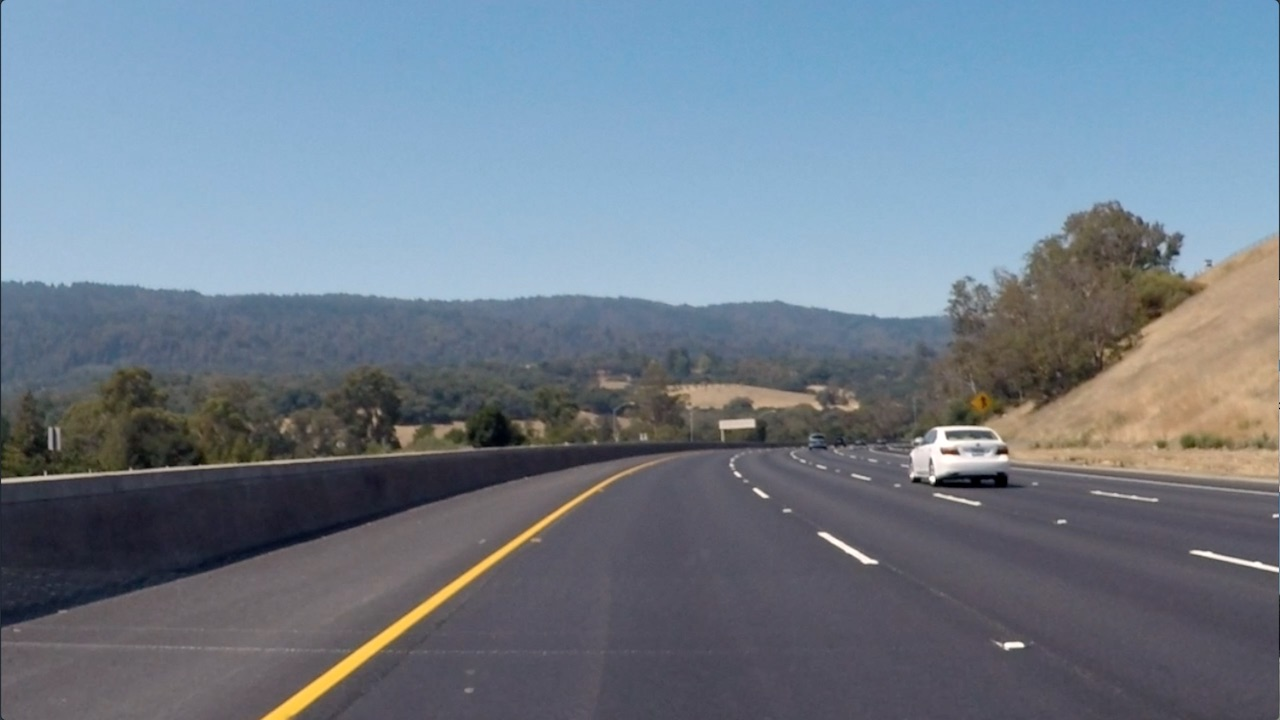
#> input picture Module 04_ Computer Vision/Lesson 02: Gradients and Color Spaces/Sobel Operator/curved-lane.jpg, 1280 x 720 px, found by its file name
$ python HLS_color_threshold.py
#> lines starting #> are read from the running program, lines starting #| are printed output that depends on the picture
import cv2
import matplotlib.image as mpimg
import matplotlib.pyplot as plt
import numpy as np


img_path = '/home/fayo/Udacity - Self Driving Car Nanodegree/Part 1 _ Computer Vision and Deep Learning/Module 04_ Computer Vision/Lesson 02: Gradients and Color Spaces/Sobel Operator/curved-lane.jpg'

im = mpimg.imread(img_path)
#> im is the input picture: shape (720, 1280, 3); mean R, G, B 112.1, 125, 138.7
fig , axis_array = plt.subplots(3,4)

# Individual RGB Channels
R = im[:,:,0]
G = im[:,:,1]
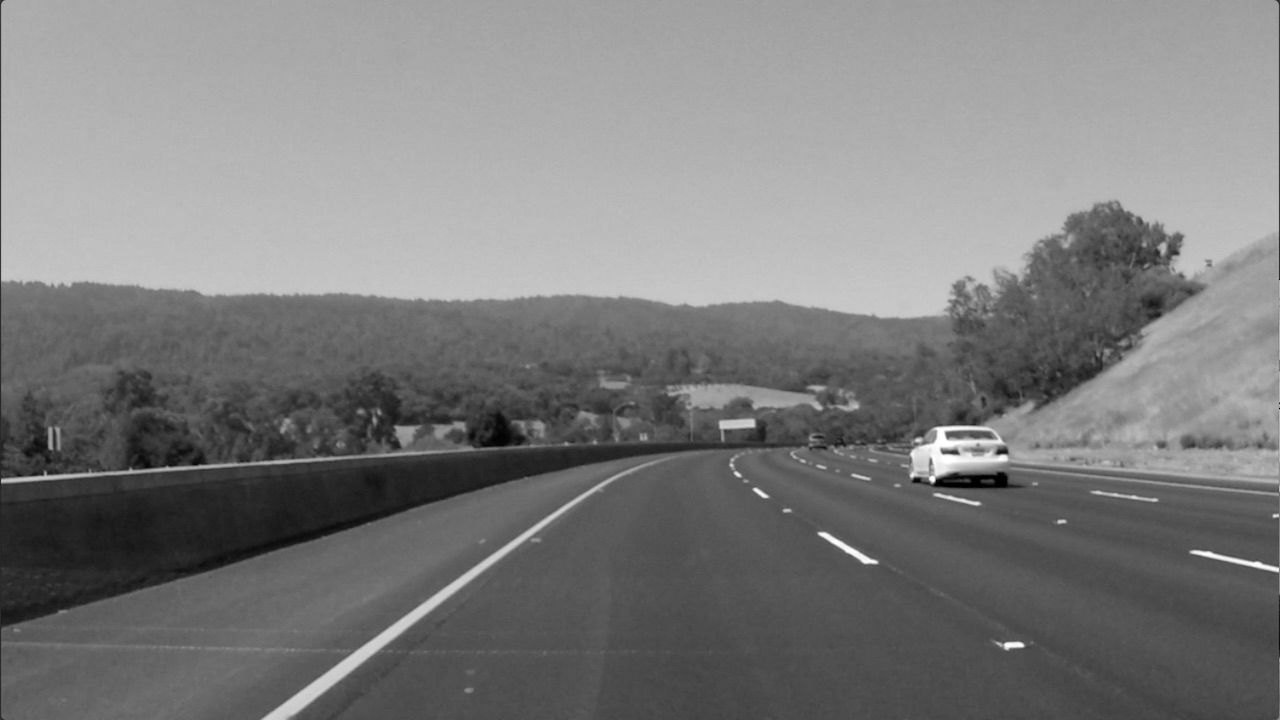
#> G: shape (720, 1280); min 0, max 255, mean 125
B = im[:,:,2]
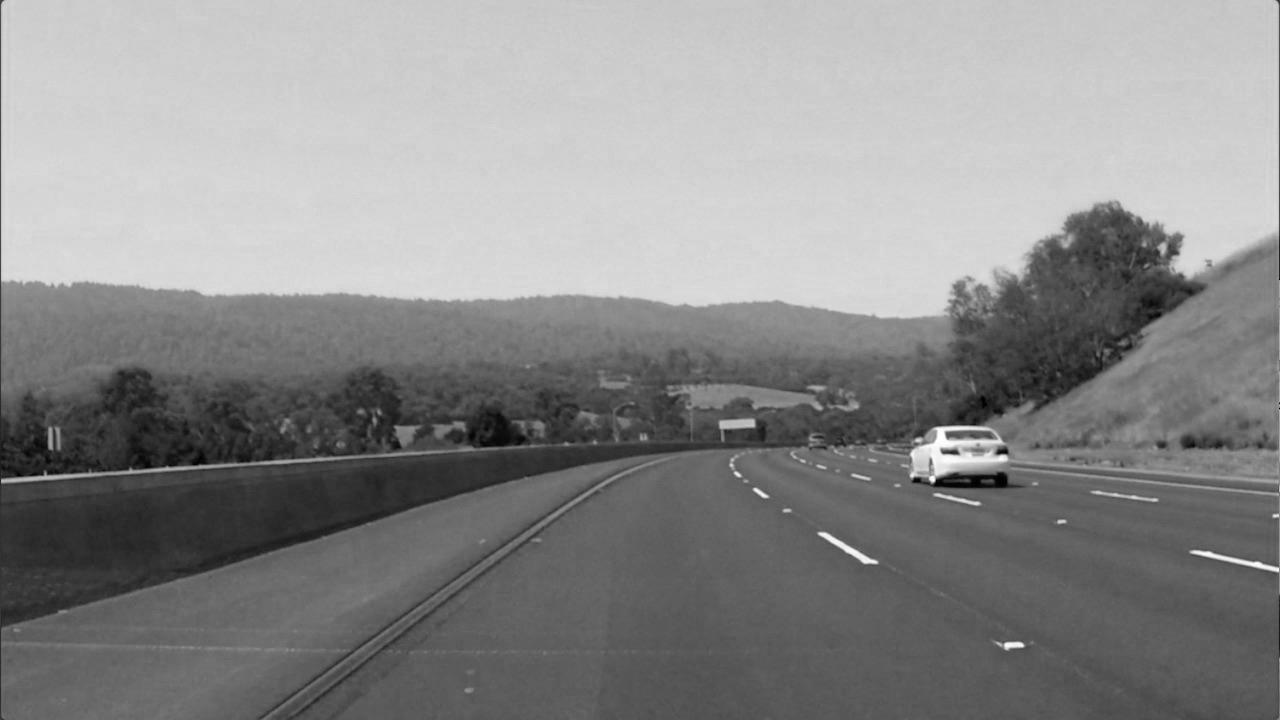
#> B: shape (720, 1280); min 0, max 255, mean 138.7


axis_array[0,0].imshow(R,cmap='gray')
axis_array[1,0].imshow(G,cmap='gray')
axis_array[2,0].imshow(B,cmap='gray')


# 8 Bit gray threshhold
thresh = (200, 255)


binaryR = np.zeros_like(R)
binaryG = np.zeros_like(G)
binaryB = np.zeros_like(B)

# Mask threshold pixels
binaryR[(R > thresh[0]) & (R <= thresh[1])] = 1
binaryG[(G > thresh[0]) & (G <= thresh[1])] = 1
binaryB[(B > thresh[0]) & (B <= thresh[1])] = 1


axis_array[0,1].imshow(binaryR,cmap='gray')
axis_array[1,1].imshow(binaryG,cmap='gray')
axis_array[2,1].imshow(binaryB,cmap='gray')


hls = cv2.cvtColor(im, cv2.COLOR_RGB2HLS)
#> hls: shape (720, 1280, 3); mean of channels 0, 1, 2 100.6, 125.1, 60.7

# Individual HLS Channels
H = hls[:,:,0]
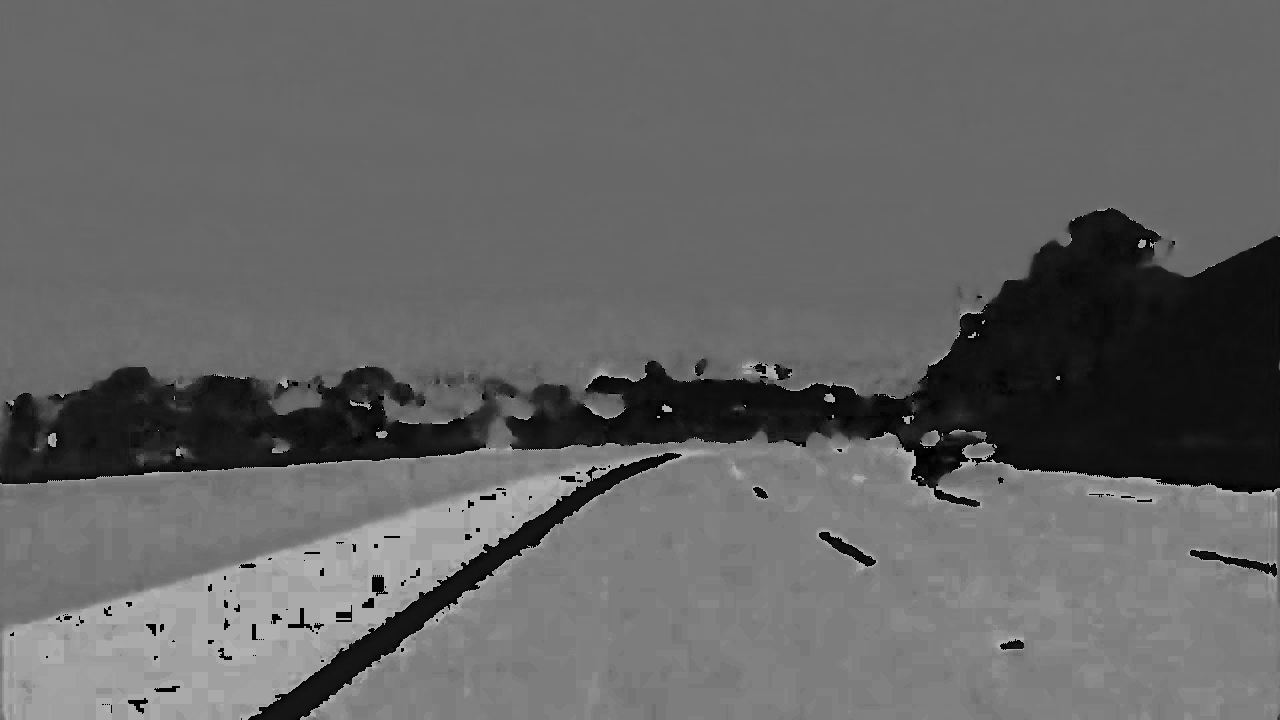
#> H: shape (720, 1280); min 0, max 178, mean 100.6
L = hls[:,:,1]
S = hls[:,:,2]
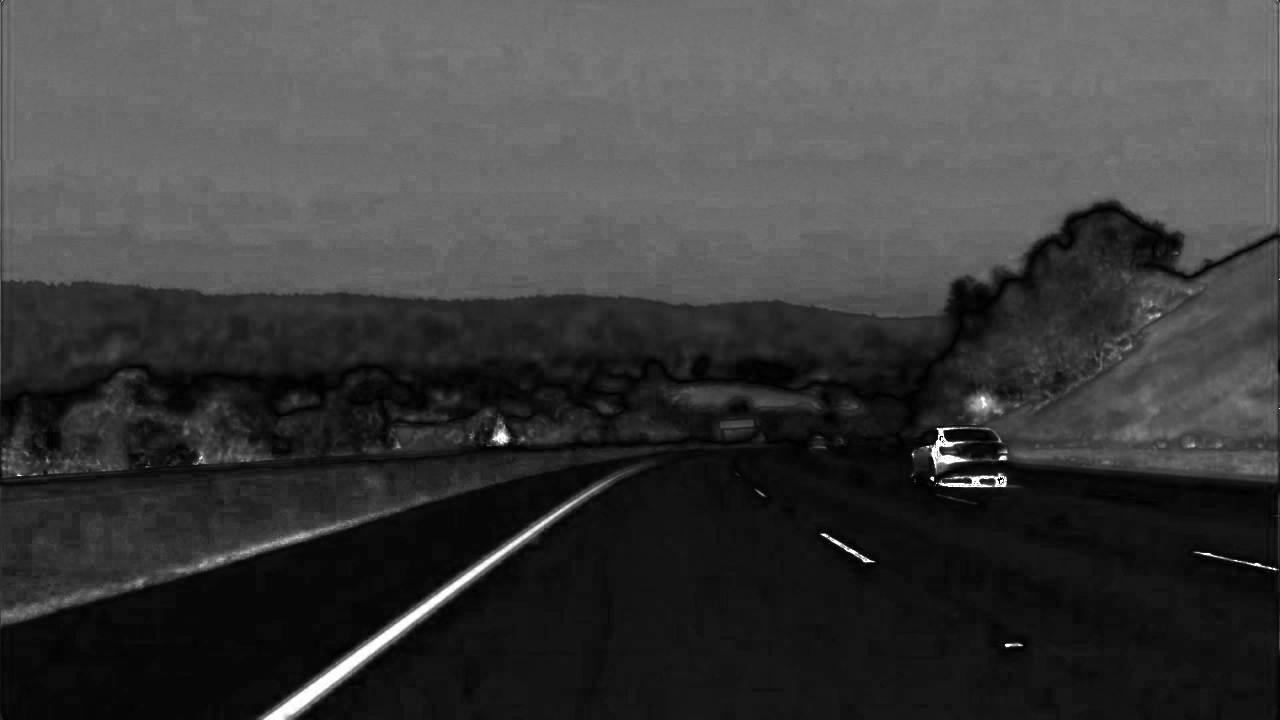
#> S: shape (720, 1280); min 0, max 255, mean 60.7


axis_array[0,2].imshow(H,cmap='gray')
axis_array[1,2].imshow(L,cmap='gray')
axis_array[2,2].imshow(S,cmap='gray')

thresh_HLS = (90, 255)

binaryH = np.zeros_like(H)
binaryL = np.zeros_like(L)
binaryS = np.zeros_like(S)


binaryH[(H > thresh_HLS[0]) & (H <= thresh_HLS[1])] = 1
binaryL[(L > thresh_HLS[0]) & (L <= thresh_HLS[1])] = 1
binaryS[(S > thresh_HLS[0]) & (S <= thresh_HLS[1])] = 1


axis_array[0,3].imshow(binaryH,cmap='gray')
axis_array[1,3].imshow(binaryL,cmap='gray')
axis_array[2,3].imshow(binaryS,cmap='gray')

plt.show()
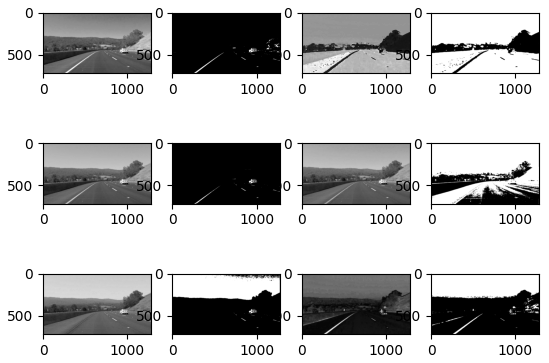
#> figure drawn by matplotlib, 12 panels
